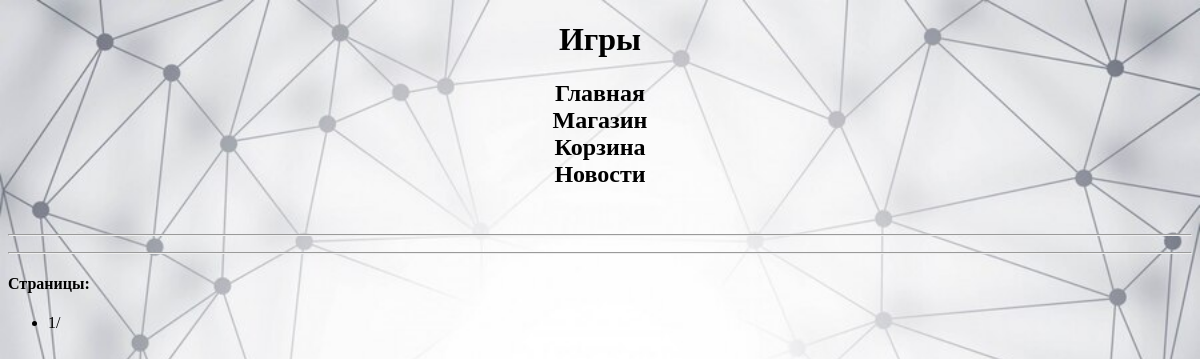
/platform/games/, run on an earlier commit of the app's database.
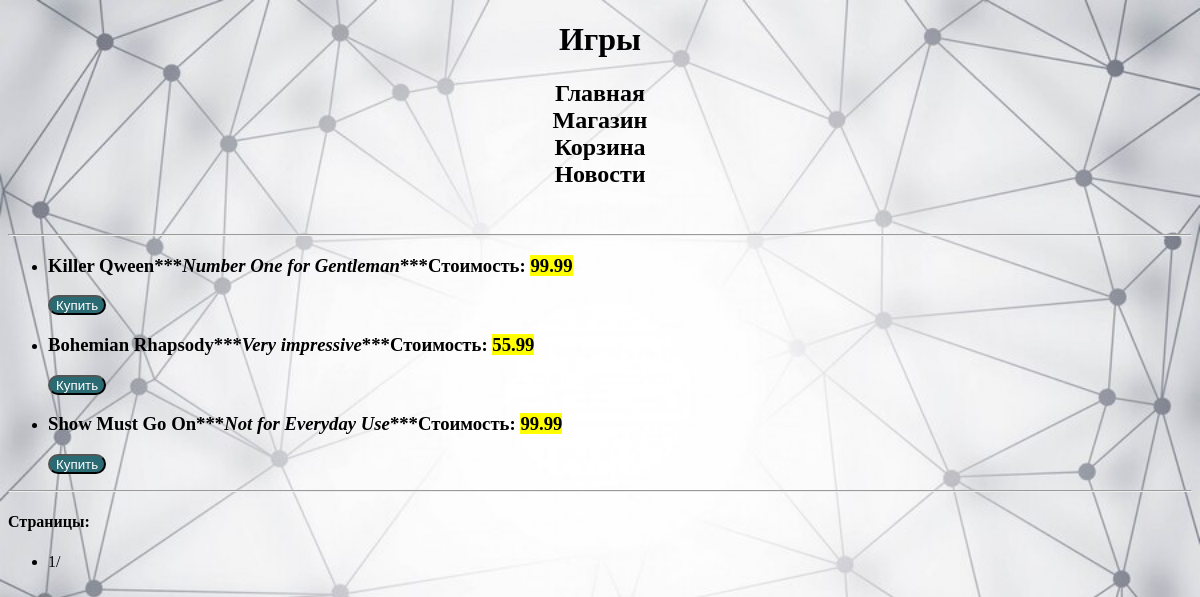
And on a later commit of the database.
### task1/models.py (models this page shows, shortened)
class Game(models.Model):
    title = models.CharField(max_length=200)
    cost = models.DecimalField(decimal_places=2, max_digits=4)
    size = models.DecimalField(decimal_places=3, max_digits=5)
    description = models.TextField()
    age_limited = models.BooleanField(default=False, help_text='Age = 18+')
    buyer = models.ManyToManyField(Buyer)

### task1/views.py (the view)
# urls.py: path('platform/games/', games_func),
def games_func(request):
    title = 'Игры'
    text = 'Игры'
    games = Game.objects.all()
    paginator = Paginator(games, 3)
    page_number = request.GET.get('page')
    page_object = paginator.get_page(page_number)
    context = {
        'title': title,
        'text': text,
        'page_object': page_object,
    }
    return render(request, 'first_task/games.html', context)

### templates/first_task/games.html (shortened to what this page needs)
{% extends 'first_task/menu.html' %}
{% block pagename %}
{{ block.super }}
{% endblock %}
{% block menu %}
{{ block.super }}
{% endblock %}
{% block main %}
{% block content %}
        <br>
        <hr>
        <ul>
                {% for game in page_object %}
                <li><h3>{{game.title}}***<i>{{game.description}}</i>***Стоимость: <mark>{{game.cost}}</mark></h3>
                        <button>Купить</button></li>
                {% endfor %}
        </ul>
        <hr>
        <div class="pagination">
                <h4>Страницы:</h4>
                <ul>
                        <li>{{ page_object.number }}/{{ paginator.num_pages }}</li>
                 </ul>
        </div>
{% endblock %}
{% endblock %}

What changed in the data, as far as the page shows it:
added Game: title "Killer Qween", description "Number One for Gentleman", cost "99.99"
added Game: title "Bohemian Rhapsody", description "Very impressive", cost "55.99"
added Game: title "Show Must Go On", description "Not for Everyday Use", cost "99.99"
